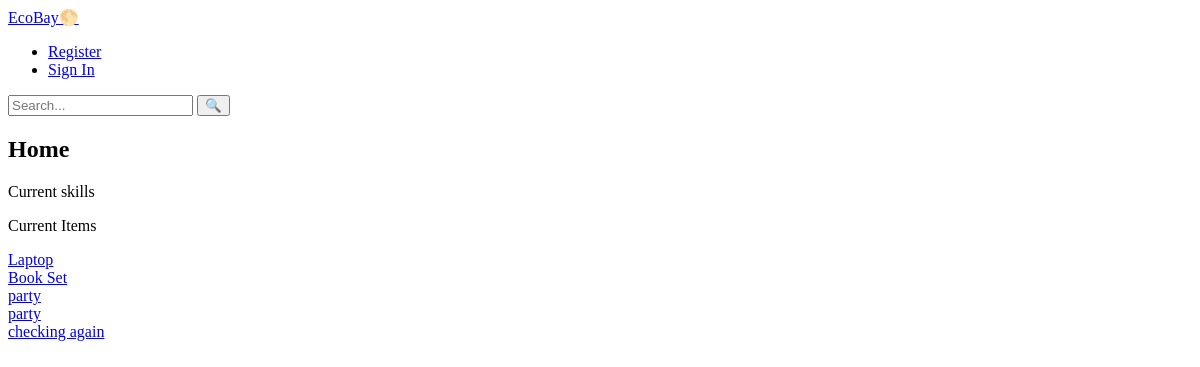
/, run on an earlier commit of the app's database.
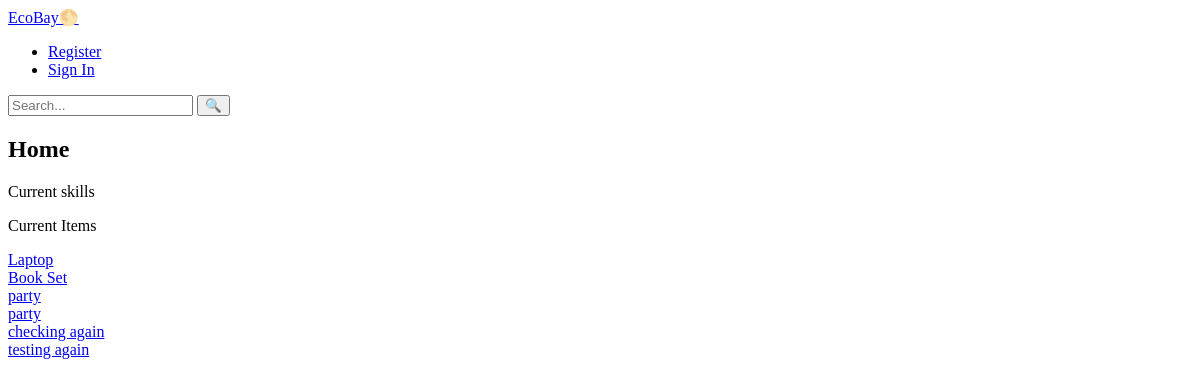
And on a later commit of the database.
### EcoBayApp/models.py (models this page shows)
class Item(models.Model):
    id = models.AutoField(primary_key=True)
    image_url = models.URLField(max_length=500)
    created_at = models.DateTimeField(auto_now_add=True)
    name = models.CharField(max_length=20)
    description = models.CharField(max_length=200)
    amount = models.DecimalField(max_digits=5, decimal_places=2)
    is_active = models.BooleanField(default=True)
    user = models.ForeignKey(User, on_delete=models.CASCADE)
    category = models.ForeignKey(Category, on_delete=models.CASCADE)

### EcoBayApp/views.py (the view)
# urls.py: 2. Add a URL to urlpatterns:  path('', views.home, name='home')
def home(request):
    skills = Skill.objects.all()
    items = Item.objects.all()
    error = None
    if not skills.exists() and not items.exists():
        error = 'No items or skills to be displayed'
    return render(request, 'index.html', {
        'skills': skills,
        'items': items,
        'error': error,
    })

### EcoBayApp/templates/index.html (shortened to what this page needs)
{% extends 'layout.html' %}
{% block content %}
<h2>Home</h2>
<div class="main-div">
    <p>Current skills</p>
</div>
<div class="main-div">
    <p>Current Items</p>
    {% if items %}
        {% for item in items %}
        <div class="item-div">
        <a href="{% url 'get_item' item.id %}">
        {{ item.name }}
        </a>
        </div>
        {% endfor %}
    {% endif %}
</div>
{% endblock %}

What changed in the data, as far as the page shows it:
added Item: name "testing again"
